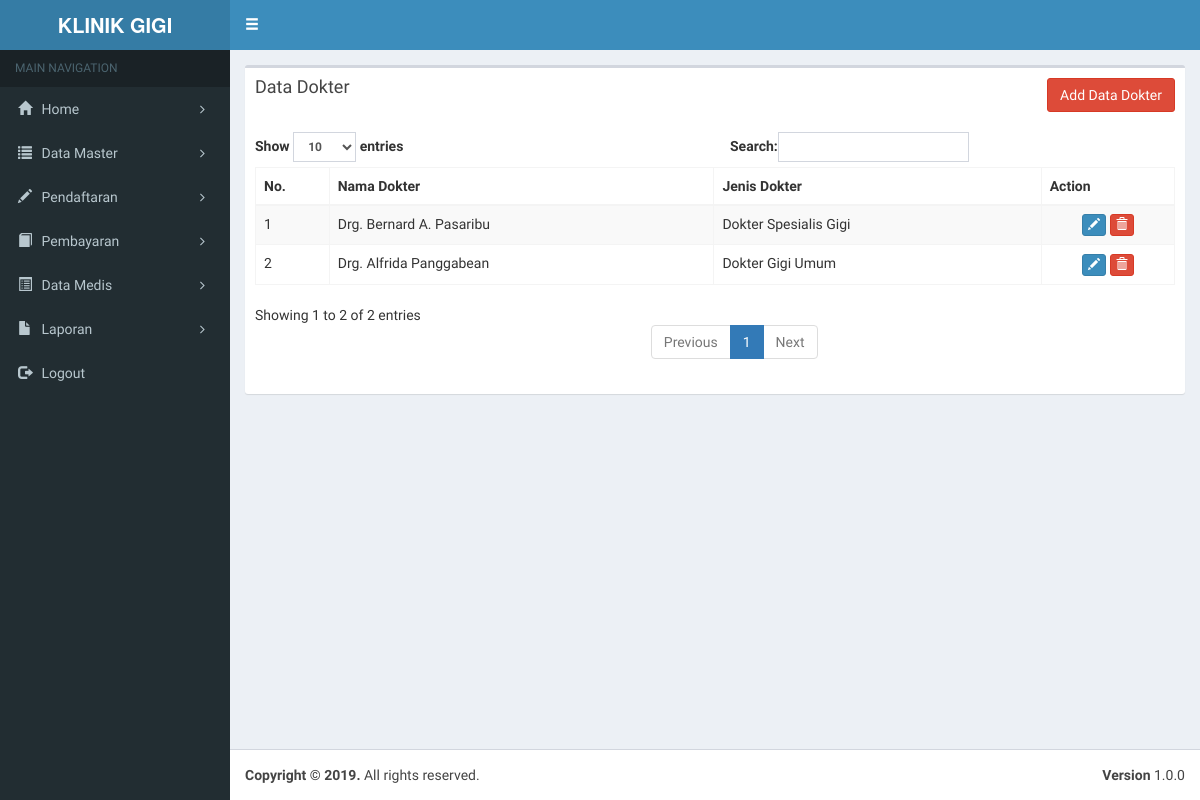
/index.php?page=dokter (signed in), run on the app's committed database.
### tables this page shows
CREATE TABLE `dokter` (
  `iddokter` int(5) NOT NULL AUTO_INCREMENT,
  `nama_dokter` varchar(100) DEFAULT NULL,
  `jenis_dokter` varchar(100) DEFAULT NULL,
  PRIMARY KEY (`iddokter`)
);

### dokter.php (the view)
<div class="row">
  <div class="col-xs-12">
    <div class="box">
      <div class="box-header">
        <h3 class="box-title">Data Dokter</h3>
        <a href="index.php?page=adddokter" class="btn btn-danger pull-right"> Add Data Dokter</a>
      </div>
      <div class="box-body">
        <table id="example1" class="table table-bordered table-striped">
          <thead>
            <tr>
              <th>No.</th>
              <th>Nama Dokter</th>
              <th>Jenis Dokter</th>
              <th>Action</th>
            </tr>
          </thead>
          <tbody>
            <?php
            $no = 1;
            $qu = mysqli_query($con, "select * from dokter order by iddokter asc");
            while ($has = mysqli_fetch_row($qu)) {
              echo "
								<tr>
                  <td>" . $no . "</td>
									<td>$has[1]</td>
									<td>$has[2]</td>
									<td style='text-align:center'>
						<a href='index.php?page=editdokter&id=$has[0]'><span data-placement='top' data-toggle='tooltip' title='Edit'><button class='btn btn-primary btn-xs' data-title='Edit' data-toggle='modal' data-target='#edit' ><span class='glyphicon glyphicon-pencil'></span></button><span></a>
            <a href='hapusdokter.php?id=$has[0]' onClick=\"return confirm('Anda yakin menghapus data ini ?')\" class='btn btn-danger btn-xs'><span class='glyphicon glyphicon-trash'></span></a>
									</td>
								</tr>
								";
              $no++;
            }
            ?>
          </tbody>
        </table>
      </div>
    </div>
  </div>
</div>

### data on the page
dokter: nama_dokter "Drg. Bernard A. Pasaribu", jenis_dokter "Dokter Spesialis Gigi"
dokter: nama_dokter "Drg. Alfrida Panggabean", jenis_dokter "Dokter Gigi Umum"
